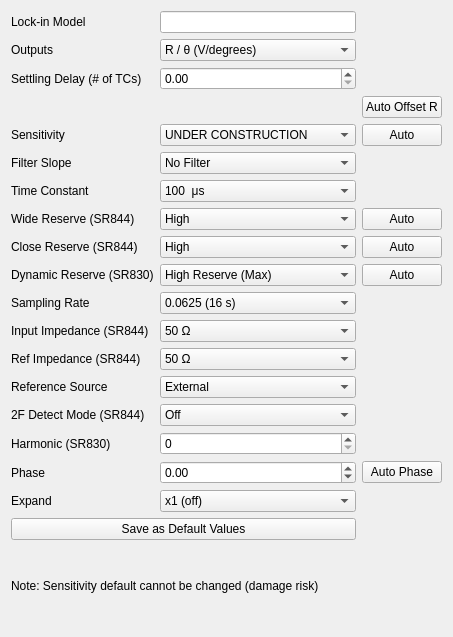
         <widget class="QWidget" name="scrollAreaWidgetContents_2">
          <property name="geometry">
           <rect>
            <x>0</x>
            <y>0</y>
            <width>453</width>
            <height>637</height>
           </rect>
          </property>
          <layout class="QGridLayout" name="gridLayout">
           <item row="3" column="0">
            <widget class="QLabel" name="label_2">
             <property name="text">
              <string>Outputs</string>
             </property>
            </widget>
           </item>
           <item row="11" column="2">
            <widget class="QPushButton" name="auto_creserve_btn">
             <property name="text">
              <string>Auto</string>
             </property>
            </widget>
           </item>
           <item row="14" column="1">
            <widget class="CustomComboBox" name="input_impedance_cbx">
             <item>
              <property name="text">
               <string>50 Ω</string>
              </property>
             </item>
             <item>
              <property name="text">
               <string>1 MΩ / 30 pF</string>
              </property>
             </item>
            </widget>
           </item>
           <item row="19" column="1">
            <widget class="CustomDoubleSpinBox" name="phase_spbx">
             <property name="keyboardTracking">
              <bool>false</bool>
             </property>
             <property name="minimum">
              <double>-180.000000000000000</double>
             </property>
             <property name="maximum">
              <double>180.000000000000000</double>
             </property>
            </widget>
           </item>
           <item row="18" column="0">
            <widget class="QLabel" name="label_20">
             <property name="text">
              <string>Harmonic (SR830)</string>
             </property>
            </widget>
           </item>
           <item row="12" column="1">
            <widget class="CustomComboBox" name="dynamic_reserve_cbx">
             <item>
              <property name="text">
               <string>High Reserve (Max)</string>
              </property>
             </item>
             <item>
              <property name="text">
               <string>Normal</string>
              </property>
             </item>
             <item>
              <property name="text">
               <string>Low Noise (Min)</string>
              </property>
             </item>
            </widget>
           </item>
           <item row="12" column="2">
            <widget class="QPushButton" name="auto_dyn_reserve_btn">
             <property name="text">
              <string>Auto</string>
             </property>
            </widget>
           </item>
           <item row="21" column="0" colspan="2">
            <widget class="QPushButton" name="save_as_dflt_btn">
             <property name="text">
              <string>Save as Default Values</string>
             </property>
            </widget>
           </item>
           <item row="11" column="1">
            <widget class="CustomComboBox" name="close_reserve_cbx">
             <item>
              <property name="text">
               <string>High</string>
              </property>
             </item>
             <item>
              <property name="text">
               <string>Normal</string>
              </property>
             </item>
             <item>
              <property name="text">
               <string>Low Noise</string>
              </property>
             </item>
             <item>
              <property name="text">
               <string>Auto</string>
              </property>
             </item>
            </widget>
           </item>
           <item row="9" column="0">
            <widget class="QLabel" name="label_4">
             <property name="text">
              <string>Time Constant</string>
             </property>
            </widget>
           </item>
           <item row="6" column="1">
            <widget class="CustomComboBox" name="sensitivity_cbx">
             <item>
              <property name="text">
               <string>UNDER CONSTRUCTION</string>
              </property>
             </item>
            </widget>
           </item>
           <item row="13" column="0">
            <widget class="QLabel" name="label_5">
             <property name="text">
              <string>Sampling Rate</string>
             </property>
            </widget>
           </item>
           <item row="8" column="0">
            <widget class="QLabel" name="label_15">
             <property name="text">
              <string>Filter Slope</string>
             </property>
            </widget>
           </item>
           <item row="5" column="2">
            <widget class="QPushButton" name="auto_offset_btn">
             <property name="text">
              <string>Auto Offset R</string>
             </property>
            </widget>
           </item>
           <item row="19" column="0">
            <widget class="QLabel" name="label_11">
             <property name="text">
              <string>Phase</string>
             </property>
            </widget>
           </item>
           <item row="14" column="0">
            <widget class="QLabel" name="label_6">
             <property name="text">
              <string>Input Impedance (SR844)</string>
             </property>
            </widget>
           </item>
           <item row="15" column="0">
            <widget class="QLabel" name="label_9">
             <property name="text">
              <string>Ref Impedance (SR844)</string>
             </property>
            </widget>
           </item>
           <item row="20" column="0">
            <widget class="QLabel" name="label_8">
             <property name="text">
              <string>Expand</string>
             </property>
            </widget>
           </item>
           <item row="17" column="1">
            <widget class="CustomComboBox" name="sr844_harmonic_cbx">
             <item>
              <property name="text">
               <string>Off</string>
              </property>
             </item>
             <item>
              <property name="text">
               <string>On</string>
              </property>
             </item>
            </widget>
           </item>
           <item row="10" column="0">
            <widget class="QLabel" name="label">
             <property name="text">
              <string>Wide Reserve (SR844)</string>
             </property>
            </widget>
           </item>
           <item row="11" column="0">
            <widget class="QLabel" name="label_7">
             <property name="text">
              <string>Close Reserve (SR844)</string>
             </property>
            </widget>
           </item>
           <item row="3" column="1">
            <widget class="CustomComboBox" name="outputs_cbx">
             <item>
              <property name="text">
               <string>R / θ (V/degrees)</string>
              </property>
             </item>
             <item>
              <property name="text">
               <string>X / Y</string>
              </property>
             </item>
             <item>
              <property name="text">
               <string>Manual</string>
              </property>
             </item>
            </widget>
           </item>
           <item row="20" column="1">
            <widget class="CustomComboBox" name="expand_cbx">
             <item>
              <property name="text">
               <string>x1 (off)</string>
              </property>
             </item>
             <item>
              <property name="text">
               <string>x10</string>
              </property>
             </item>
             <item>
              <property name="text">
               <string>x100</string>
              </property>
             </item>
            </widget>
           </item>
           <item row="12" column="0">
            <widget class="QLabel" name="label_18">
             <property name="text">
              <string>Dynamic Reserve (SR830)</string>
             </property>
            </widget>
           </item>
           <item row="8" column="1">
            <widget class="CustomComboBox" name="filter_slope_cbx">
             <item>
              <property name="text">
               <string>No Filter</string>
              </property>
             </item>
             <item>
              <property name="text">
               <string>6 dB/Octave</string>
              </property>
             </item>
             <item>
              <property name="text">
               <string>12 dB/Octave</string>
              </property>
             </item>
             <item>
              <property name="text">
               <string>18 dB/Octave</string>
              </property>
             </item>
             <item>
              <property name="text">
               <string>24 dB/Octave</string>
              </property>
             </item>
            </widget>
           </item>
           <item row="9" column="1">
            <widget class="CustomComboBox" name="time_constant_cbx">
             <item>
              <property name="text">
               <string>100  μs</string>
              </property>
             </item>
             <item>
              <property name="text">
               <string>300  μs</string>
              </property>
             </item>
             <item>
              <property name="text">
               <string>1     ms</string>
              </property>
             </item>
             <item>
              <property name="text">
               <string>3     ms</string>
              </property>
             </item>
             <item>
              <property name="text">
               <string>10   ms</string>
              </property>
             </item>
             <item>
              <property name="text">
               <string>30   ms</string>
              </property>
             </item>
             <item>
              <property name="text">
               <string>100 ms</string>
              </property>
             </item>
             <item>
              <property name="text">
               <string>300 ms</string>
              </property>
             </item>
             <item>
              <property name="text">
               <string>1        s</string>
              </property>
             </item>
             <item>
              <property name="text">
               <string>3        s</string>
              </property>
             </item>
             <item>
              <property name="text">
               <string>10      s</string>
              </property>
             </item>
             <item>
              <property name="text">
               <string>30      s</string>
              </property>
             </item>
             <item>
              <property name="text">
               <string>100    s</string>
              </property>
             </item>
             <item>
              <property name="text">
               <string>300    s</string>
              </property>
             </item>
             <item>
              <property name="text">
               <string>1      ks</string>
              </property>
             </item>
             <item>
              <property name="text">
               <string>3      ks</string>
              </property>
             </item>
             <item>
              <property name="text">
               <string>10    ks</string>
              </property>
             </item>
             <item>
              <property name="text">
               <string>30    ks</string>
              </property>
             </item>
            </widget>
           </item>
           <item row="15" column="1">
            <widget class="CustomComboBox" name="ref_impedance_cbx">
             <item>
              <property name="text">
               <string>50 Ω</string>
              </property>
             </item>
             <item>
              <property name="text">
               <string>10 kΩ / 40 pF</string>
              </property>
             </item>
            </widget>
           </item>
           <item row="0" column="1">
            <widget class="QLineEdit" name="lockin_model_lnedt">
             <property name="readOnly">
              <bool>true</bool>
             </property>
            </widget>
           </item>
           <item row="10" column="2">
            <widget class="QPushButton" name="auto_wreserve_btn">
             <property name="text">
              <string>Auto</string>
             </property>
            </widget>
           </item>
           <item row="22" column="0" colspan="2">
            <widget class="QLabel" name="label_12">
             <property name="text">
              <string>Note: Sensitivity default cannot be changed (damage risk)</string>
             </property>
            </widget>
           </item>
           <item row="10" column="1">
            <widget class="CustomComboBox" name="wide_reserve_cbx">
             <item>
              <property name="text">
               <string>High</string>
              </property>
             </item>
             <item>
              <property name="text">
               <string>Normal</string>
              </property>
             </item>
             <item>
              <property name="text">
               <string>Low Noise</string>
              </property>
             </item>
            </widget>
           </item>
           <item row="16" column="0">
            <widget class="QLabel" name="label_10">
             <property name="text">
              <string>Reference Source</string>
             </property>
            </widget>
           </item>
           <item row="6" column="2">
            <widget class="QPushButton" name="auto_sens_btn">
             <property name="text">
              <string>Auto</string>
             </property>
            </widget>
           </item>
           <item row="17" column="0">
            <widget class="QLabel" name="label_19">
             <property name="text">
              <string>2F Detect Mode (SR844)</string>
             </property>
            </widget>
           </item>
           <item row="18" column="1">
            <widget class="CustomSpinBox" name="harmonic_spbx">
             <property name="keyboardTracking">
              <bool>false</bool>
             </property>
            </widget>
           </item>
           <item row="6" column="0">
            <widget class="QLabel" name="label_3">
             <property name="text">
              <string>Sensitivity</string>
             </property>
            </widget>
           </item>
           <item row="19" column="2">
            <widget class="QPushButton" name="auto_phase_btn">
             <property name="text">
              <string>Auto Phase</string>
             </property>
            </widget>
           </item>
           <item row="16" column="1">
            <widget class="CustomComboBox" name="ref_source_cbx">
             <item>
              <property name="text">
               <string>External</string>
              </property>
             </item>
             <item>
              <property name="text">
               <string>Internal</string>
              </property>
             </item>
            </widget>
           </item>
           <item row="13" column="1">
            <widget class="CustomComboBox" name="sampling_rate_cbx">
             <item>
              <property name="text">
               <string>0.0625 (16 s)</string>
              </property>
             </item>
             <item>
              <property name="text">
               <string>0.125 (8 s)</string>
              </property>
             </item>
             <item>
              <property name="text">
               <string>0.250 (4 s)</string>
              </property>
             </item>
             <item>
              <property name="text">
               <string>0.500 (2 s)</string>
              </property>
             </item>
             <item>
              <property name="text">
               <string>1</string>
              </property>
             </item>
             <item>
              <property name="text">
               <string>2</string>
              </property>
             </item>
             <item>
              <property name="text">
               <string>4</string>
              </property>
             </item>
             <item>
              <property name="text">
               <string>8</string>
              </property>
             </item>
             <item>
              <property name="text">
               <string>16</string>
              </property>
             </item>
             <item>
              <property name="text">
               <string>32</string>
              </property>
             </item>
             <item>
              <property name="text">
               <string>64</string>
              </property>
             </item>
             <item>
              <property name="text">
               <string>128</string>
              </property>
             </item>
             <item>
              <property name="text">
               <string>256</string>
              </property>
             </item>
             <item>
              <property name="text">
               <string>512</string>
              </property>
             </item>
             <item>
              <property name="text">
               <string>Trigger</string>
              </property>
             </item>
            </widget>
           </item>
           <item row="0" column="0">
            <widget class="QLabel" name="label_17">
             <property name="text">
              <string>Lock-in Model</string>
             </property>
            </widget>
           </item>
           <item row="4" column="0">
            <widget class="QLabel" name="label_49">
             <property name="text">
              <string>Settling Delay (# of TCs)</string>
             </property>
            </widget>
           </item>
           <item row="4" column="1">
            <widget class="CustomDoubleSpinBox" name="lockin_delay_scale_spbx">
             <property name="keyboardTracking">
              <bool>false</bool>
             </property>
            </widget>
           </item>
          </layout>
         </widget>
